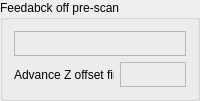
            <widget class="QGroupBox" name="groupBox_9">
             <property name="title">
              <string>Feedabck off pre-scan</string>
             </property>
             <layout class="QGridLayout" name="gridLayout_14">
              <item row="1" column="1">
               <widget class="QLabel" name="label_advance_z">
                <property name="sizePolicy">
                 <sizepolicy hsizetype="Preferred" vsizetype="Fixed">
                  <horstretch>0</horstretch>
                  <verstretch>0</verstretch>
                 </sizepolicy>
                </property>
                <property name="minimumSize">
                 <size>
                  <width>0</width>
                  <height>25</height>
                 </size>
                </property>
                <property name="maximumSize">
                 <size>
                  <width>16777215</width>
                  <height>25</height>
                 </size>
                </property>
                <property name="frameShape">
                 <enum>QFrame::StyledPanel</enum>
                </property>
                <property name="text">
                 <string/>
                </property>
               </widget>
              </item>
              <item row="1" column="0">
               <widget class="QLabel" name="label_91">
                <property name="sizePolicy">
                 <sizepolicy hsizetype="Fixed" vsizetype="Preferred">
                  <horstretch>0</horstretch>
                  <verstretch>0</verstretch>
                 </sizepolicy>
                </property>
                <property name="minimumSize">
                 <size>
                  <width>100</width>
                  <height>0</height>
                 </size>
                </property>
                <property name="maximumSize">
                 <size>
                  <width>100</width>
                  <height>16777215</height>
                 </size>
                </property>
                <property name="text">
                 <string>Advance Z offset fine</string>
                </property>
               </widget>
              </item>
              <item row="0" column="0" colspan="2">
               <widget class="QLabel" name="label_pre_scan">
                <property name="sizePolicy">
                 <sizepolicy hsizetype="Preferred" vsizetype="Fixed">
                  <horstretch>0</horstretch>
                  <verstretch>0</verstretch>
                 </sizepolicy>
                </property>
                <property name="minimumSize">
                 <size>
                  <width>0</width>
                  <height>25</height>
                 </size>
                </property>
                <property name="maximumSize">
                 <size>
                  <width>16777215</width>
                  <height>25</height>
                 </size>
                </property>
                <property name="frameShape">
                 <enum>QFrame::StyledPanel</enum>
                </property>
                <property name="text">
                 <string/>
                </property>
               </widget>
              </item>
             </layout>
            </widget>
